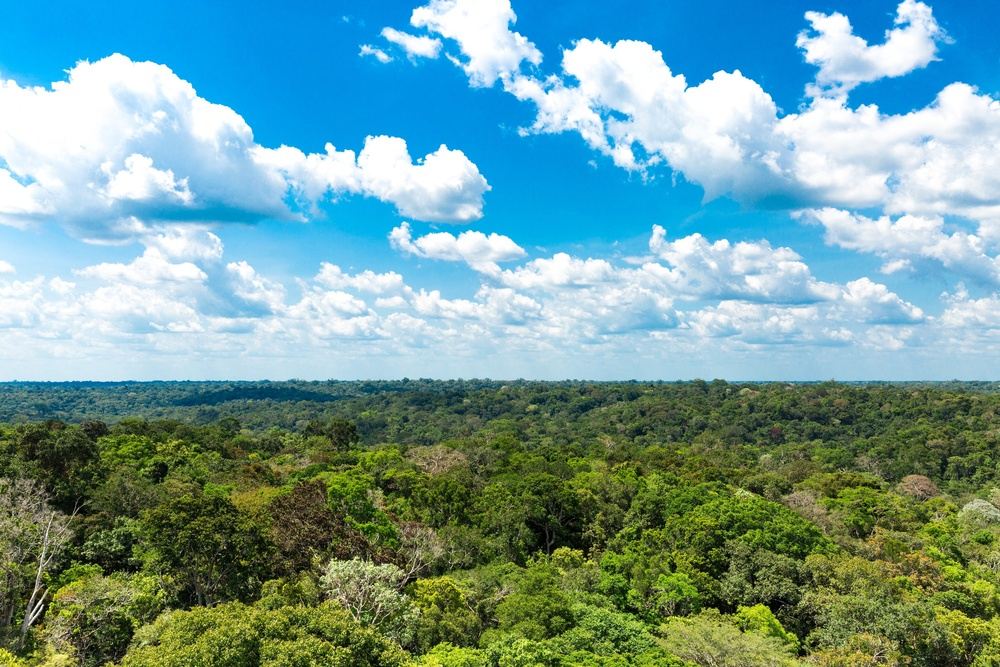
#> input picture Pre-Processamento/Histograma_das_cores/cores.jpg, 1000 x 667 px, shrunk from 2500 x 1667 before the run, found by its file name
$ python histograma_cores.py
#> lines starting #> are read from the running program, lines starting #| are printed output that depends on the picture
import cv2 as cv
import numpy as np
from matplotlib import pyplot as plt

img = cv.imread(r"C:\Users\samue\Music\OpenCv\Pre-Processamento\Histograma de cores\cores.jpg")
#> img is the input picture: shape (667, 1000, 3); mean B, G, R 155.9, 157.7, 115.1

if img is None:
    print("Erro: imagem não encontrada")
    exit()

img_rgb = cv.cvtColor(img, cv.COLOR_BGR2RGB)
plt.imshow(img_rgb)

azul, verde, vermelho = cv.split(img)
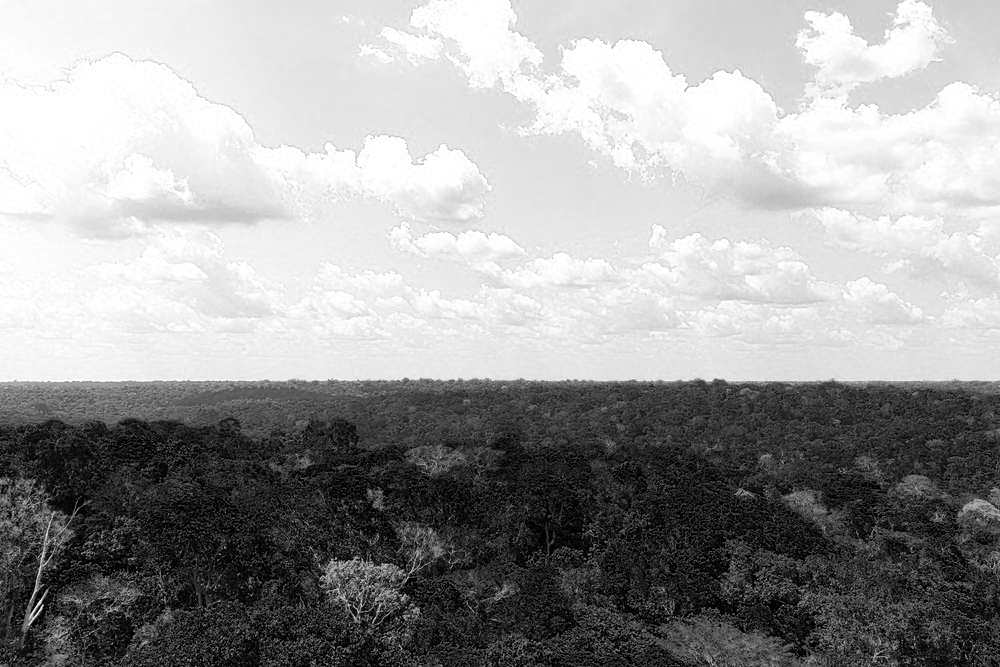
#> azul: shape (667, 1000); min 0, max 255, mean 155.9
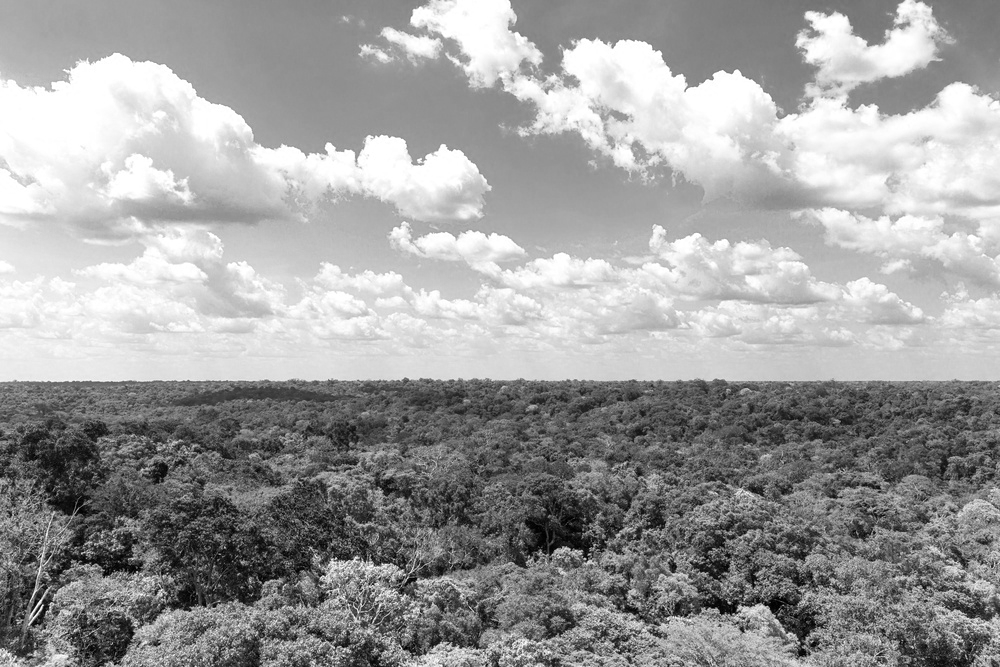
#> verde: shape (667, 1000); min 0, max 255, mean 157.7
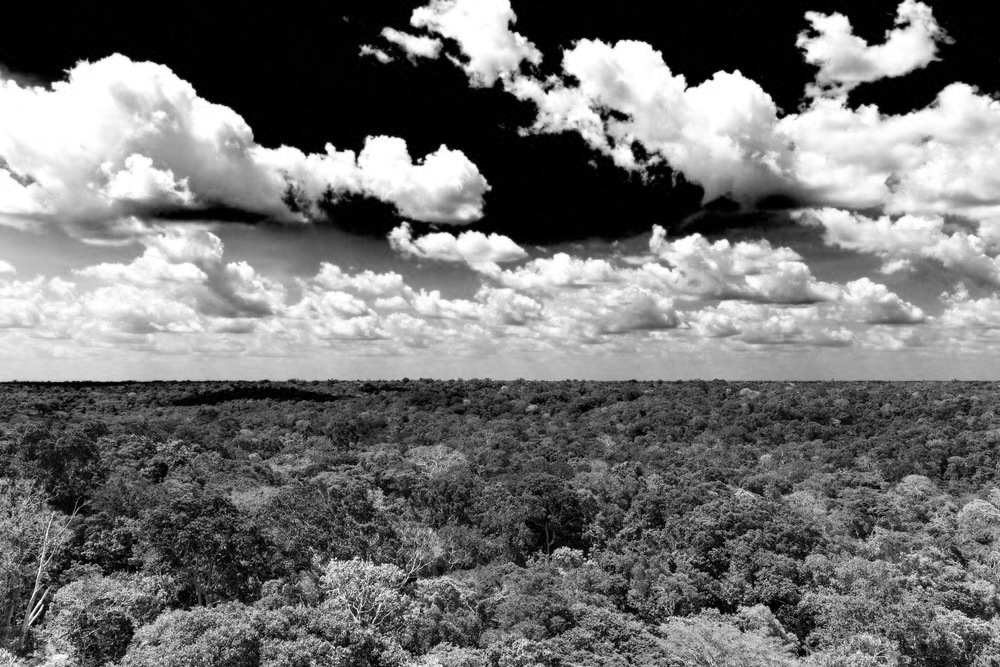
#> vermelho: shape (667, 1000); min 0, max 255, mean 115.1

plt.imshow(img)
plt.title("Imagem colorida")
plt.axis('off')

fig = plt.figure(figsize=(15,5))

axl = fig.add_subplot(131)
axl.hist(azul.ravel(), 256, [0,256])
axl.set_title("Histograma do canal azul")

ax2 = fig.add_subplot(132)
ax2.hist(verde.ravel(), 256, [0,256])
ax2.set_title("Histograma do canal verde")

ax3 = fig.add_subplot(133)
ax3.hist(vermelho.ravel(), 256, [0,256])
ax3.set_title("Histograma do canal vermelho")

plt.show()
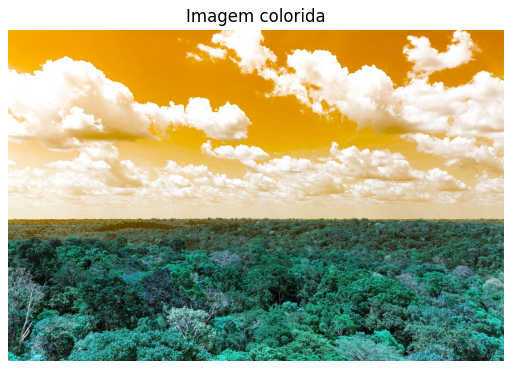
#> figure drawn by matplotlib, 1 panel; B, G, R data is drawn as R, G, B
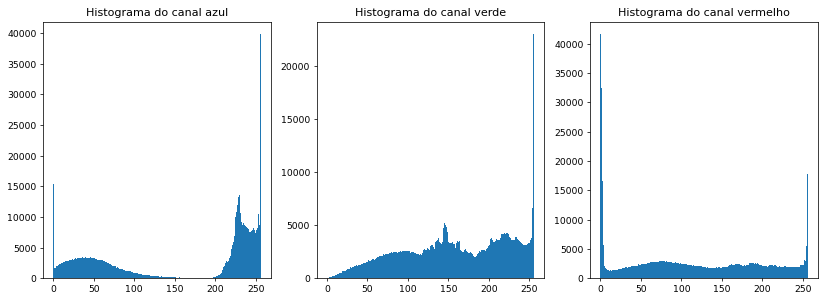
#> figure drawn by matplotlib, 3 panels; panel 1: tallest bar 39872 high, from x = 255 to 256; panel 2: tallest bar 23019 high, from x = 255 to 256; panel 3: tallest bar 41674 high, from x = 0 to 1

$ run again, with Pre-Processamento/Histograma_das_cores/cinza.jpg copied over Pre-Processamento/Histograma_das_cores/cores.jpg
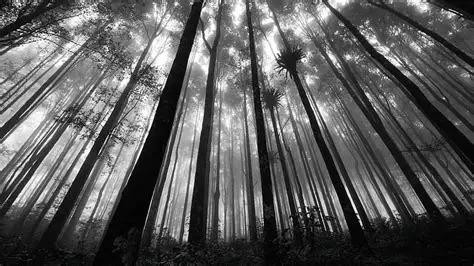
#> input picture Pre-Processamento/Histograma_das_cores/cinza.jpg, 474 x 266 px, found by its file name
#> img is the input picture: shape (266, 474, 3); mean B, G, R 91.4, 91.4, 91.4
#> `plt.show()`:
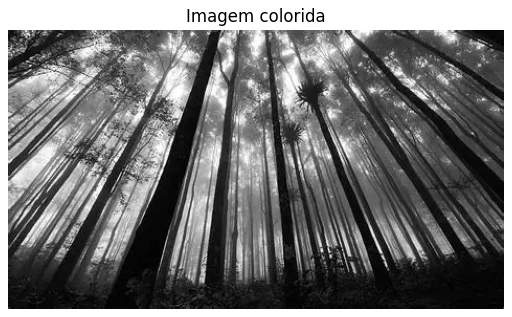
#> figure drawn by matplotlib, 1 panel; B, G, R data is drawn as R, G, B
#> `plt.show()`:
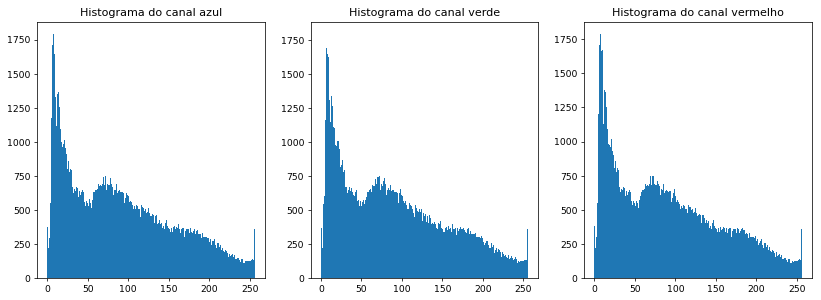
#> figure drawn by matplotlib, 3 panels; panel 1: tallest bar 1792 high, from x = 7 to 8; panel 2: tallest bar 1795 high, from x = 7 to 8; panel 3: tallest bar 1787 high, from x = 7 to 8
